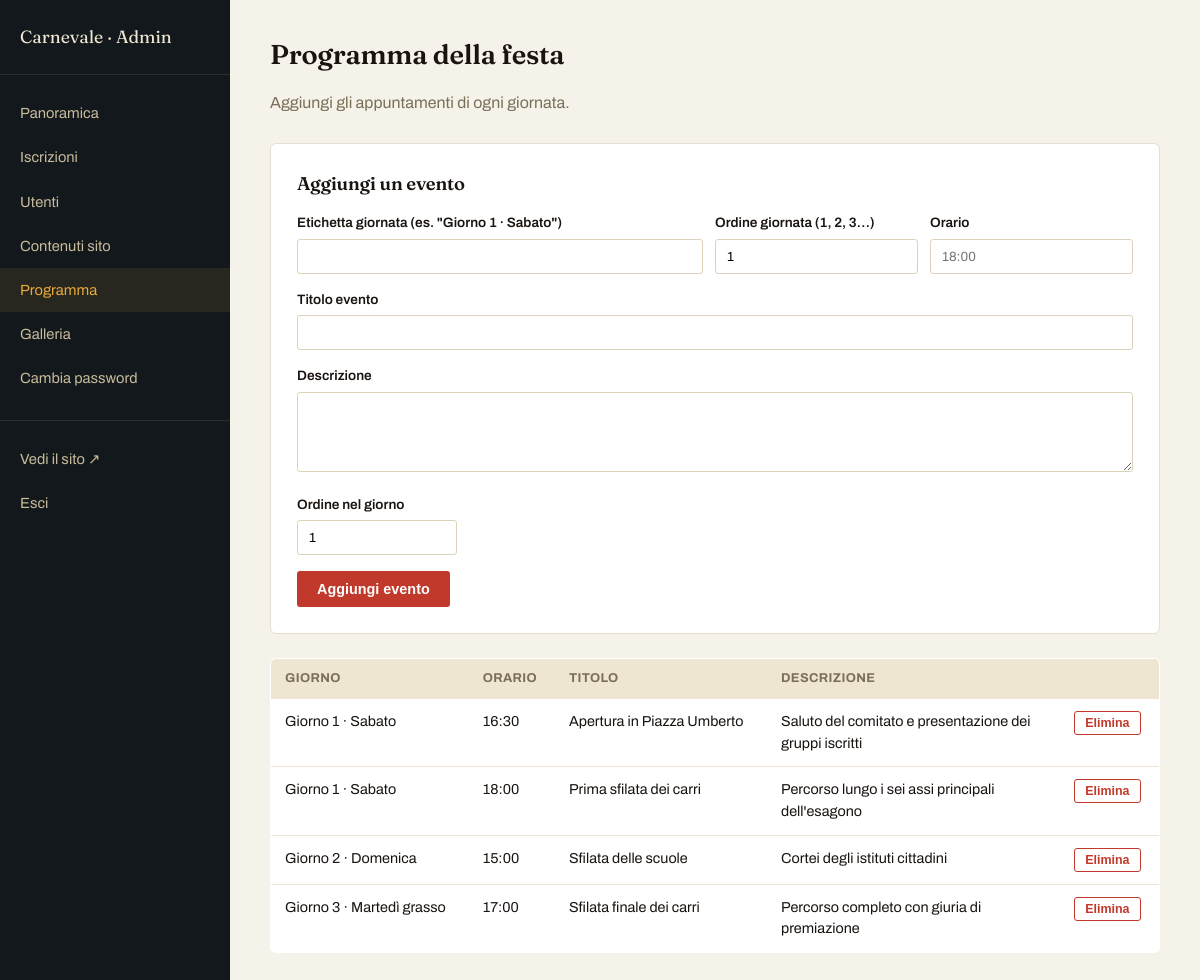
The page /admin/programma (signed in) on the database its author committed.
### tables this page shows
CREATE TABLE programma (
    id INTEGER PRIMARY KEY AUTOINCREMENT,
    giorno_label TEXT NOT NULL,
    giorno_ordine INTEGER DEFAULT 0,
    orario TEXT,
    titolo TEXT,
    descrizione TEXT,
    ordine INTEGER DEFAULT 0
);

### app.py (the view, shortened to what this page needs)
@app.route("/admin/programma", methods=["GET", "POST"])
@admin_login_required
def admin_programma():
    db = get_db()
    eventi = db.execute("SELECT * FROM programma ORDER BY giorno_ordine, ordine").fetchall()
    return render_template("admin/programma.html", eventi=eventi)

### app.py (called while the page is built)
def get_csrf_token():
    if "_csrf_token" not in session:
        session["_csrf_token"] = secrets.token_hex(16)
    return session["_csrf_token"]

@app.before_request
def csrf_protect():
    if request.method == "POST" and not app.config.get("TESTING"):
        token_sessione = session.get("_csrf_token")
        token_form = request.form.get("_csrf_token")
        if not token_sessione or not token_form or not secrets.compare_digest(token_sessione, token_form):
            abort(400, description="Richiesta non valida (token di sicurezza mancante o scaduto). Ricarica la pagina e riprova.")

def get_db():
    if "db" not in g:
        g.db = sqlite3.connect(DB_PATH)
        g.db.row_factory = sqlite3.Row
        g.db.execute("PRAGMA foreign_keys = ON")
    return g.db

def get_contenuti(db):
    rows = db.execute("SELECT chiave, valore FROM contenuti").fetchall()
    return {r["chiave"]: r["valore"] for r in rows}

@app.context_processor
def inject_globals():
    db = get_db()
    categorie = db.execute("SELECT * FROM categorie ORDER BY ordine").fetchall()
    utente_corrente = None
    if session.get("utente_id"):
        utente_corrente = db.execute(
            "SELECT * FROM utenti WHERE id = ?", (session["utente_id"],)
        ).fetchone()
    contenuti_globali = get_contenuti(db)
    return dict(categorie=categorie, utente_corrente=utente_corrente, c=contenuti_globali)

def admin_login_required(view):
    @wraps(view)
    def wrapped(*args, **kwargs):
        if not session.get("admin_id"):
            return redirect(url_for("admin_login", next=request.path))
        return view(*args, **kwargs)
    return wrapped

### templates/admin/programma.html (shortened to what this page needs)
{% extends "admin/base_admin.html" %}
{% block content %}
<h1>Programma della festa</h1>
<p class="admin-sub">Aggiungi gli appuntamenti di ogni giornata.</p>
<div class="admin-form-card">
  <h3>Aggiungi un evento</h3>
  <form method="post">
    <div style="display:flex; gap:12px;">
      <div class="admin-form-row" style="flex:2;">
        <label>Etichetta giornata (es. "Giorno 1 · Sabato")</label>
        <input type="text" name="giorno_label" required>
      </div>
      <div class="admin-form-row" style="flex:1;">
        <label>Ordine giornata (1, 2, 3…)</label>
        <input type="number" name="giorno_ordine" value="1" required>
      </div>
      <div class="admin-form-row" style="flex:1;">
        <label>Orario</label>
        <input type="text" name="orario" placeholder="18:00">
      </div>
    </div>
    <div class="admin-form-row">
      <label>Titolo evento</label>
      <input type="text" name="titolo" required>
    </div>
    <div class="admin-form-row">
      <label>Descrizione</label>
      <textarea name="descrizione"></textarea>
    </div>
    <div class="admin-form-row" style="max-width:160px;">
      <label>Ordine nel giorno</label>
      <input type="number" name="ordine" value="1">
    </div>
    <button type="submit" class="btn-admin">Aggiungi evento</button>
  </form>
</div>
<table class="admin-table">
  <tr><th>Giorno</th><th>Orario</th><th>Titolo</th><th>Descrizione</th><th></th></tr>
  {% for ev in eventi %}
  <tr>
    <td>{{ ev.giorno_label }}</td>
    <td>{{ ev.orario }}</td>
    <td>{{ ev.titolo }}</td>
    <td>{{ ev.descrizione }}</td>
    <td>
      <form method="post" action="{{ url_for('admin_elimina_evento', evento_id=ev.id) }}"
            onsubmit="return confirm('Eliminare questo evento?');">
        <button type="submit" class="btn-admin danger" style="padding:4px 10px; font-size:0.78rem;">Elimina</button>
      </form>
    </td>
  </tr>
  {% else %}
  <tr><td colspan="5" style="color:#7a6f58;">Nessun evento inserito.</td></tr>
  {% endfor %}
</table>
{% endblock %}

### static/css/style.css (style rules this page uses)
:root { --notte:#12181c; --notte-2:#1a2229; --carta:#f2e7ce; --rosso:#c1392b; --oro:#e7a93c; --smeraldo:#1f6e68; --crema-testo:#efe6d2; --max:1120px; }
* { box-sizing:border-box; }
html,body { margin:0; padding:0; }
body { font-family:'Archivo', sans-serif; background:var(--notte); color:var(--crema-testo); line-height:1.5; overflow-x:hidden; }
h1,h2,h3 { font-family:'Fraunces', serif; font-weight:600; letter-spacing:-0.01em; margin:0; }
.admin-body { background:#f5f2ea; color:#1a1410; font-family:'Archivo',sans-serif; }
.admin-main h1 { font-family:'Fraunces',serif; font-size:1.7rem; margin-bottom:6px; }
.admin-sub { color:#7a6f58; margin-bottom:28px; }
.admin-table { width:100%; border-collapse:collapse; background:#fff; border-radius:6px; overflow:hidden; border:1px solid #e6dfcf; }
.admin-table th { background:#efe6d2; text-align:left; padding:10px 14px; font-size:0.8rem; text-transform:uppercase; letter-spacing:0.03em; color:#7a6f58; }
.admin-table td { padding:12px 14px; border-top:1px solid #efe6d2; font-size:0.9rem; vertical-align:top; }
.admin-form-card { background:#fff; border:1px solid #e6dfcf; border-radius:6px; padding:26px; margin-bottom:24px; }
.admin-form-card h3 { font-family:'Fraunces',serif; margin-bottom:16px; font-size:1.15rem; }
.admin-form-row { margin-bottom:16px; }
.admin-form-row label { display:block; font-size:0.85rem; font-weight:600; margin-bottom:5px; }
.admin-form-row input, .admin-form-row textarea { width:100%; padding:9px 11px; border:1px solid #dcd3ba; border-radius:3px; font-family:'Archivo',sans-serif; }
.admin-form-row textarea { min-height:80px; }
.btn-admin { background:var(--rosso); color:#fff !important; border:none; padding:10px 20px; border-radius:3px; font-weight:600; cursor:pointer; font-size:0.9rem; }
.btn-admin.danger { background:transparent; color:var(--rosso) !important; border:1px solid var(--rosso); }
.admin-table th { position:relative; user-select:none; }
.admin-table td { max-width:280px; white-space:normal; word-break:break-word; }

### rows shown on the page
programma: giorno_label "Giorno 1 · Sabato", orario "16:30", titolo "Apertura in Piazza Umberto", descrizione "Saluto del comitato e presentazione dei gruppi iscritti"
programma: giorno_label "Giorno 1 · Sabato", orario "18:00", titolo "Prima sfilata dei carri", descrizione "Percorso lungo i sei assi principali dell'esagono"
programma: giorno_label "Giorno 2 · Domenica", orario "15:00", titolo "Sfilata delle scuole", descrizione "Cortei degli istituti cittadini"
programma: giorno_label "Giorno 3 · Martedì grasso", orario "17:00", titolo "Sfilata finale dei carri", descrizione "Percorso completo con giuria di premiazione"
